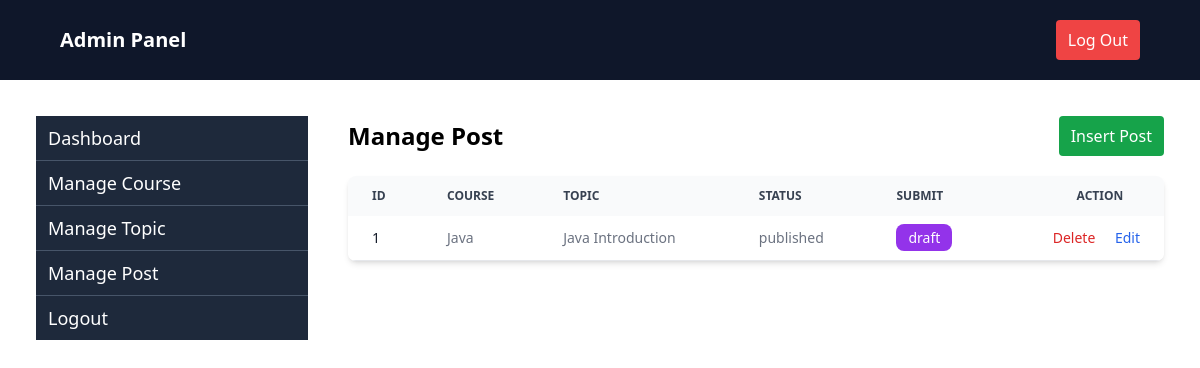
The app's page /managepost/ (signed in), older data.
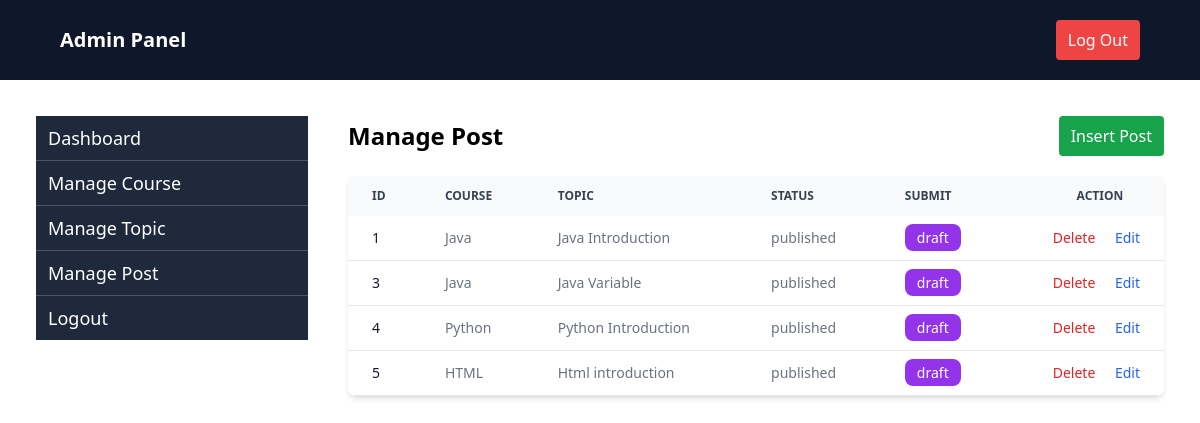
The same page, newer data.
### tutorial/models.py (models this page shows, shortened)
class Content(models.Model):
    STATUS_CHOICES = (
        ('draft', 'Draft'),
        ('published', 'Published'),
    )
    course = models.ForeignKey(Course, on_delete=models.CASCADE, null=True, blank=True, related_name='contents')
    topic = models.ForeignKey(Topic, on_delete=models.CASCADE, null=True, blank=True, related_name='contents')
    title = models.CharField(max_length=200)
    slug = models.SlugField(blank=True, null=True)
    content = models.TextField()
    status = models.CharField(max_length=10, choices=STATUS_CHOICES, default='draft')
    author = models.ForeignKey(User, on_delete=models.CASCADE, null=True, blank=True)

class Course(models.Model):
    name = models.CharField(max_length=200)
    slug = models.SlugField(blank=True, null=True)
    description = models.TextField(blank=True, null=True)
    image = models.ImageField(upload_to="media/", blank=True, null=True)
    created_at = models.DateTimeField(auto_now_add=True)
    user = models.ForeignKey(User, on_delete=models.CASCADE, null=True, blank=True)

class Topic(models.Model):
    course = models.ForeignKey(Course, on_delete=models.CASCADE, null=True, blank=True, related_name='topics')
    slug = models.SlugField(blank=True, null=True)
    topic_name = models.CharField(max_length=200)
    description = models.TextField()

### tutorial/admin_views.py (the view)
# urls.py: path('managepost/',managePost, name="managepost" ),
@admin_required
def managePost(request):
    posts = Content.objects.select_related('course').select_related('topic').all()
    return render(request, "admin/managepost.html", {'posts':posts})

### tutorial/templates/admin/managepost.html
{% extends "admin/adminbase.html" %}
{% block content %}
<div class="flex flex-1 justify-between items-center">
    <h2 class="text-2xl font-semibold ">Manage Post </h2>
    <a href="{% url 'insertcontent' %}" class="text-white bg-green-600 px-3 py-2 rounded">Insert Post</a>
</div>
<div class="relative overflow-x-auto shadow-md sm:rounded-lg mt-5">
    <table class="w-full text-sm text-left rtl:text-right text-gray-500 dark:text-gray-400">
        <thead class="text-xs text-gray-700 uppercase bg-gray-50 dark:bg-gray-700 dark:text-gray-400">
            <tr>
                <th scope="col" class="px-6 py-3">
                    Id
                </th>
                <th scope="col" class="px-6 py-3">Course</th>
                <th scope="col" class="px-6 py-3">Topic</th>
                <th scope="col" class="px-6 py-3">Status</th>
                <th scope="col" class="px-6 py-3">Submit</th>
                <th scope="col" class="px-6 py-3 text-right pr-[5%]">
                    Action
                </th>
            </tr>
        </thead>
        <tbody>
            {% for post in posts %}
            <tr class="bg-white border-b dark:bg-gray-800 dark:border-gray-700 hover:bg-gray-50 dark:hover:bg-gray-600">
                <th scope="row" class="px-6 py-3 font-medium text-gray-900 whitespace-nowrap dark:text-white">
                    {{ post.id }}
                </th>
                <td class="px-6 py-3 text-sm">{{post.course.name}}</td>
                <td class="px-6 py-3 text-sm">{{post.topic.topic_name}}</td>
                <td class="px-6 py-3 text-sm ">{{ post.status }}</td>
                <td class="px-6 py-3 text-sm ">
                    {% if post.status == 'draft' %}
                    <a href="{% url 'publishedpost' post.id %}"
                        class="font-medium text-white bg-blue-600 rounded-lg py-1 px-3 hover:underline">Published</a>
                    {% else %}
                    <a href="{% url 'publishedpost' post.id %}"
                        class="font-medium text-white bg-purple-600 rounded-lg py-1 px-3 hover:underline">draft</a>
                    {% endif %}
                </td>
                <td class="px-6 py-3 text-right space-x-4">
                    <a href="{% url 'deletecontent' post.id %}"
                        class="font-medium text-red-600 dark:text-red-500 hover:underline">Delete</a>
                    <a href="{% url 'editcontent' post.id %}"
                        class="font-medium text-blue-600 dark:text-blue-500 hover:underline">Edit</a>
                </td>
            </tr>
            {% empty %}
            <tr>
                <td colspan="3" class="px-6 py-4 text-center text-gray-500 dark:text-gray-400">
                    No Courses found.
                </td>
            </tr>
            {% endfor %}
        </tbody>
    </table>
</div>
{% endblock %}

### tutorial/templates/admin/adminbase.html (shortened to what this page needs)
<!DOCTYPE html>
<html lang="en">
<head>
    <script src="https://cdn.tailwindcss.com"></script>
</head>
<body>
    <div class="flex flex-1 bg-[#0F172A] text-white px-[5%] py-5 justify-between items-center">
        <h2 class="text-xl font-bold text-white">Admin Panel</h2>
        <div class="flex ">
            <a href="" class="text-white bg-red-500 px-3 py-2 rounded">Log Out</a>
        </div>
    </div>
    <div class="px-[3%] flex flex-1 mt-5 gap-10">
        <div class="w-3/12 self-start mt-4">
            <div class="flex flex-col divide-y divide-slate-600 ">
                <a href="{% url 'admin' %}" class="bg-[#1E293B] text-white px-3 py-2 hover:bg-[#334155] text-lg font-medium">Dashboard</a>
                <a href="{% url 'managecourse' %}" class="bg-[#1E293B] text-white px-3 py-2 hover:bg-[#334155] text-lg font-medium">Manage Course</a>
                <a href="{% url 'managetopic' %}" class="bg-[#1E293B] text-white px-3 py-2 hover:bg-[#334155] text-lg font-medium">Manage Topic</a>
                <a href="{% url 'managepost' %}" class="bg-[#1E293B] text-white px-3 py-2 hover:bg-[#334155] text-lg font-medium">Manage Post</a>
                <a href="" class="bg-[#1E293B] text-white px-3 py-2 hover:bg-[#334155] text-lg font-medium">Logout</a>
            </div>
        </div>
        <div class="w-9/12 mt-4">
            {% block content %}
            {% endblock %}
        </div>
    </div>
</body>
</html>

Row changes from the older to the newer data that the page shows:
added Content: id "3", course.name "Java", topic.topic_name "Java Variable", status "published", shows "draft"
added Content: id "4", course.name "Python", topic.topic_name "Python Introduction", status "published", shows "draft"
added Content: id "5", course.name "HTML", topic.topic_name "Html introduction", status "published", shows "draft"
